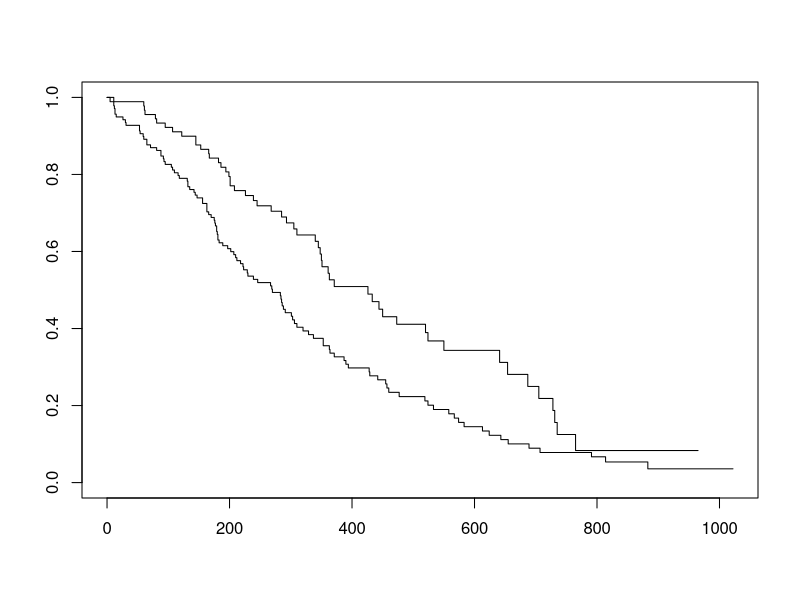
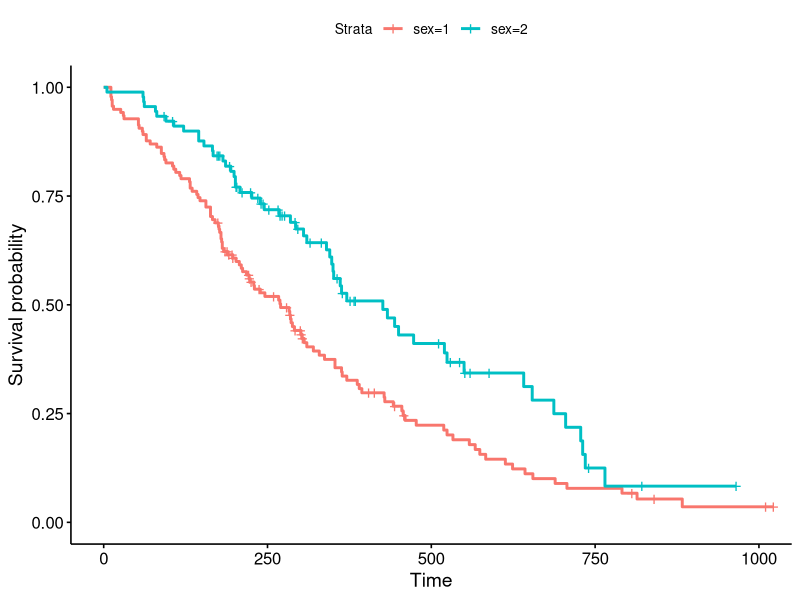
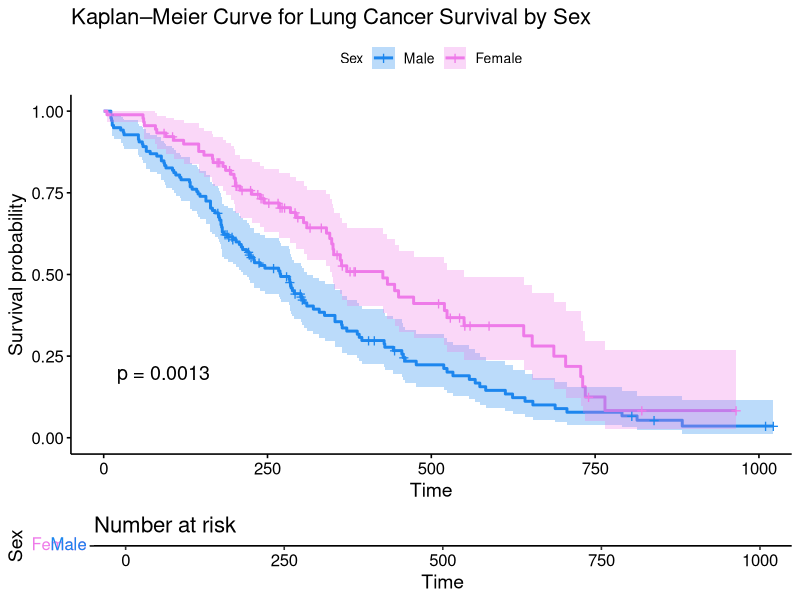
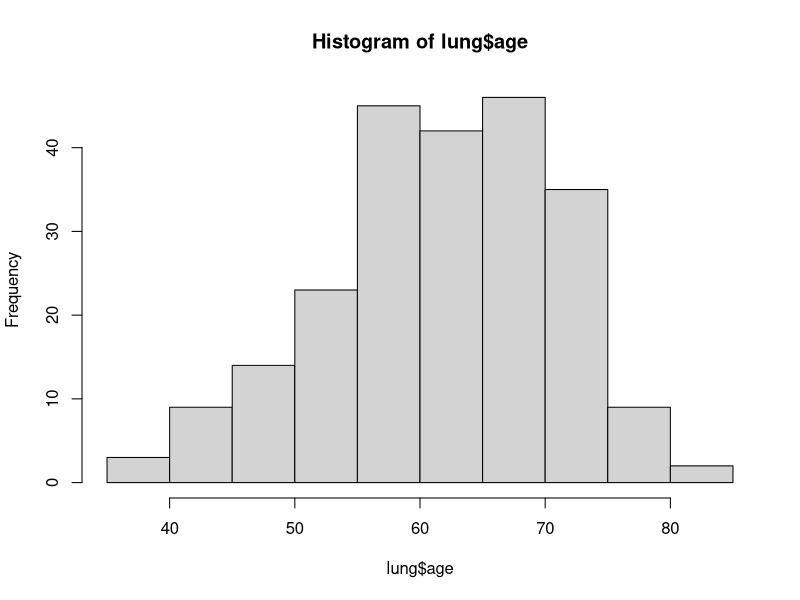
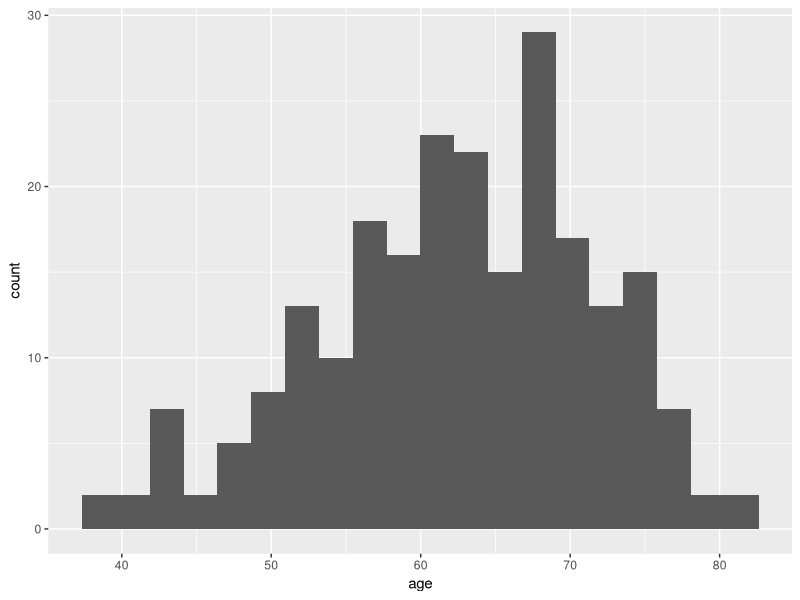

These figures' R source, in order: (Note: this script raises an error after producing the figures.)
# ===============================================================
# 載入套件
# ===============================================================

library(dplyr)        # 資料處理
library(survival)     # 生存分析核心
library(survminer)    # KM 圖、風險表與輔助視覺化
library(ggplot2)      # ggplot2 畫圖（histogram 用到）


# ===============================================================
# survival 套件內建資料集：lung
# ===============================================================

# 轉為 tibble，輸出更易讀
lung <- as_tibble(lung)

# 基本概覽
dim(lung)        # 列數、欄數
summary(lung)    # 數值摘要、缺失概況

# ---------------------------------------------------------------
# lung 資料集欄位說明
# ---------------------------------------------------------------
# inst       : 醫療院所代碼 (Institution code)
# time       : 存活時間 (天) — Survival time in days
# status     : 生存狀態 (1 = 截尾/censored, 2 = 死亡/dead)
# age        : 年齡 (歲) — Age in years
# sex        : 性別 (1 = 男/Male, 2 = 女/Female)
# ph.ecog    : ECOG 醫師評估表現狀態 (0 = 最佳, 5 = 死亡)
# ph.karno   : Karnofsky 表現狀態分數，由醫師評估 (滿分 100 分)
# pat.karno  : Karnofsky 表現狀態分數，由病人自評 (滿分 100 分)
# meal.cal   : 用餐時攝取的熱量 (卡路里)
# wt.loss    : 最近六個月的體重減輕量 (公斤)


# ===============================================================
# 建立 Surv 物件（定義存活時間與事件發生狀態）
# ===============================================================

# 把事件定義為 (status == 2)
# lung$status 原始編碼：1 = 截尾 (存活)，2 = 死亡 (事件)
# 在 Surv() 中需要 0/1 編碼：
#   0 = 截尾（存活到觀測結束）
#   1 = 事件（此處為死亡）
# 因此用 (status == 2) 轉換，死亡 = TRUE (1)，存活 = FALSE (0)
s <- Surv(time = lung$time, event = lung$status == 2)

# 檢查物件型別與內容
class(s)   # "Surv"
s          # 顯示每筆資料的存活時間與事件狀態


# ===============================================================
# Kaplan–Meier（KM）曲線：整體樣本
# ===============================================================

# 整體 KM（~ 1 表示不分組）
sfit_all <- survfit(Surv(time, status == 2) ~ 1, data = lung)

sfit_all               # 模型物件摘要
summary(sfit_all)      # 各時間點的風險人數、存活率等摘要
range(lung$time, na.rm = TRUE)  # 時間範圍（天）

# 指定一系列時間點輸出摘要（0 到 1000，每 100 一格）
summary(sfit_all, times = seq(0, 1000, 100))


# ===============================================================
# Kaplan–Meier（KM）曲線：依性別分組
# ===============================================================

# sex：1=Male, 2=Female
sfit_sex <- survfit(Surv(time, status == 2) ~ sex, data = lung)

sfit_sex
summary(sfit_sex)

# Base R 簡單圖
plot(sfit_sex)

# survminer 美化後的 KM 圖（預設樣式）
ggsurvplot(sfit_sex)

# 加上信賴區間、p 值（log-rank）、風險表與美化
ggsurvplot(
  sfit_sex,
  conf.int = TRUE,               # 95% CI
  pval = TRUE,                   # 顯示 log-rank p 值
  risk.table = TRUE,             # 顯示下方風險表
  legend.labs = c("Male", "Female"),
  legend.title = "Sex",
  palette = c("dodgerblue2", "orchid2"),
  title = "Kaplan–Meier Curve for Lung Cancer Survival by Sex",
  risk.table.height = 0.15
)


# ===============================================================
# Log-rank 檢定（群組差異）
# ===============================================================

survdiff(Surv(time, status == 2) ~ sex, data = lung)


# ===============================================================
# Cox 比例風險模型
# ===============================================================

# 單變項 Cox（只看 sex）
fit_sex <- coxph(Surv(time, status == 2) ~ sex, data = lung)
fit_sex
summary(fit_sex)  # HR、信賴區間、z 與 p 值

# 多變項 Cox（加入臨床變數）
fit_multi <- coxph(
  Surv(time, status == 2) ~ sex + age + ph.ecog + ph.karno +
    pat.karno + meal.cal + wt.loss,
  data = lung
)
fit_multi
summary(fit_multi)

#（建議）檢查 PH 假設是否成立
# 若顯著違反，需考慮分層、交互作用或時間相依共變數等方法
cox.zph(fit_multi)


# ===============================================================
# 連續變數探索：以 age 為例
# ===============================================================

# 描述統計與分佈
mean(lung$age, na.rm = TRUE)
hist(lung$age)  # base R 直方圖
ggplot(lung, aes(age)) + geom_histogram(bins = 20)  # ggplot 直方圖


# ===============================================================
# 連續變數離散化分組（示範：依年齡切點分組）
# ===============================================================

# 方式一：Base R（切在 62）
lung$agecat <- cut(lung$age, breaks = c(0, 62, Inf), labels = c("young", "old"))

# 方式二：dplyr（同樣切在 62）
lung <- lung %>%
  mutate(agecat = cut(age, breaks = c(0, 62, Inf), labels = c("young", "old")))

head(lung)

# 依年齡分組的 KM 圖（cut at 62）
ggsurvplot(
  survfit(Surv(time, status == 2) ~ agecat, data = lung),
  pval = TRUE,
  title = "KM by Age Group (cut at 62)"
)

# 改另一個切點（70 歲）
lung <- lung %>%
  mutate(agecat = cut(age, breaks = c(0, 70, Inf), labels = c("young", "old")))

# 依年齡分組的 KM 圖（cut at 70）
ggsurvplot(
  survfit(Surv(time, status == 2) ~ agecat, data = lung),
  pval = TRUE,
  title = "KM by Age Group (cut at 70)"
)


# ===============================================================
# 自動尋找最佳切點（Optimal Cutpoint）分組
# ===============================================================

# surv_cutpoint()：
#   - 用於連續變數（此處為 age）
#   - 根據 log-rank 檢定最大化組間差異，找出最佳切點
#   - 參數：
#       time  = 存活時間欄位
#       event = 事件欄位（建議先轉為 0/1，這裡 lung$status=1/2 也能處理）
#       variables = 要尋找切點的連續變數名稱
cut <- surv_cutpoint(
  data = lung,
  time = "time",
  event = "status",
  variables = "age"
)

# 查看找到的最佳切點結果
print(cut)
# 輸出內容會包含：
#   cutpoint = 最佳分界值
#   statistics = 對應的 log-rank 檢定統計量與 p 值

# ===============================================================
# 將最佳切點應用到資料分組
# ===============================================================

# surv_categorize():
#   - 根據 surv_cutpoint 找到的 cutpoint，將連續變數轉為因子（Low/High）
lung_cut <- surv_categorize(cut)

# 查看前幾列（多了一個 age 分組欄位）
head(lung_cut)

# ===============================================================
# 用最佳切點分組畫 Kaplan–Meier 曲線
# ===============================================================

fit_cut <- survfit(Surv(time, status == 2) ~ age, data = lung_cut)

ggsurvplot(
  fit_cut,
  data = lung_cut,
  pval = TRUE,
  risk.table = TRUE,
  palette = c("#4DBBD5", "#E64B35"),
  legend.title = "Age group",
  legend.labs = c("Low", "High"),
  title = "KM Curve by Optimal Age Cutpoint"
)


# ===============================================================
# Cox 模型森林圖（Forest Plot）
# ===============================================================

# 為了讓森林圖顯示更友善，把 sex 轉成因子並重新擬合模型
lung_f <- lung %>%
  mutate(
    sex = factor(sex, levels = c(1, 2), labels = c("Male", "Female"))
  )

# -------- 單變項 Cox：只看 sex --------
fit_sex_f <- coxph(Surv(time, status == 2) ~ sex, data = lung_f)
summary(fit_sex_f)

# 畫森林圖（單變項）
p_forest_sex <- ggforest(
  fit_sex_f,
  data = lung_f,
  main = "Forest Plot: Univariate Cox (sex)",
  cpositions = c(0.02, 0.22, 0.4),  # 文字對齊位置：變數、HR、CI
  fontsize = 1.0,                    # 字體大小
  refLabel = "reference",            # 參考組標籤
  noDigits = 3                       # 小數位數
)
p_forest_sex  

# -------- 多變項 Cox：加入臨床變數 --------
fit_multi_f <- coxph(
  Surv(time, status == 2) ~ sex + age + ph.ecog + ph.karno +
    pat.karno + meal.cal + wt.loss,
  data = lung_f
)
summary(fit_multi_f)

# 畫森林圖（多變項）
p_forest_multi <- ggforest(
  fit_multi_f,
  data =  model.frame(fit_multi_f),
  main = "Forest Plot: Multivariable Cox",
  cpositions = c(0.02, 0.22, 0.4),
  fontsize = 1.0,
  refLabel = "reference",
  noDigits = 3
)
p_forest_multi  

#（選用）把森林圖存成檔案
# ggsave("forest_univariate_sex.png", plot = p_forest_sex, width = 6, height = 5, dpi = 300)
# ggsave("forest_multivariable.png",  plot = p_forest_multi, width = 7, height = 8, dpi = 300)

#（建議）畫森林圖前檢查 PH 假設
cox.zph(fit_multi_f)
# 若顯著違反 PH 假設，可考慮：
#   - 加入 time-varying effects（時間交互項）
#   - 分層（strata）模型
#   - 使用加權或替代模型（例如 AFT）

